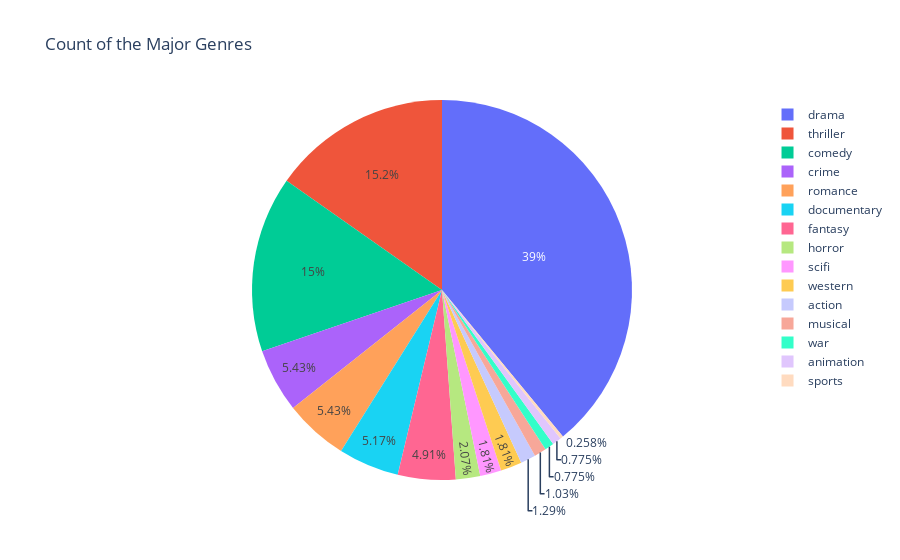

Here is the notebook cell this chart was saved with:
### Code cell
df4 = pd.DataFrame(nf['MAIN_GENRE'].value_counts())
df4 = df4.reset_index()
fig4 = px.pie(df4, values='MAIN_GENRE', names='index', title='Count of the Major Genres')
fig4.show()

### Figure 1 — Plotly figure (JSON) as saved in the notebook; plotly's stock layout.template omitted (floating-point values rounded to 4 significant figures)
{"data": [{"domain": {"x": [0, 1], "y": [0, 1]}, "hovertemplate": "index=%{label}<br>MAIN_GENRE=%{value}<extra></extra>", "labels": ["drama", "thriller", "comedy", "crime", "romance", "documentary", "fantasy", "horror", "scifi", "western", "action", "musical", "war", "animation", "sports"], "legendgroup": "", "name": "", "showlegend": true, "type": "pie", "values": [151, 59, 58, 21, 21, 20, 19, 8, 7, 7, 5, 4, 3, 3, 1]}], "layout": {"legend": {"tracegroupgap": 0}, "title": {"text": "Count of the Major Genres"}}}
